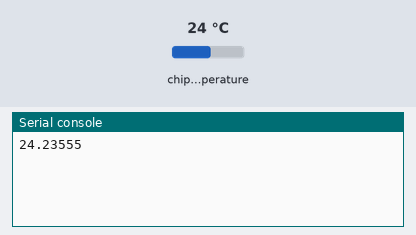
The program below on a simulated Raspberry Pi Pico running MicroPython. Shown: the last lines printed to the serial console. The inputs (shaded band) are chosen by the test bench; at power-on: chip temperature 24 °C.

Above: at 1.2 s.
1.3 s: chip temperature set to 1 °C
At 2.4 s:
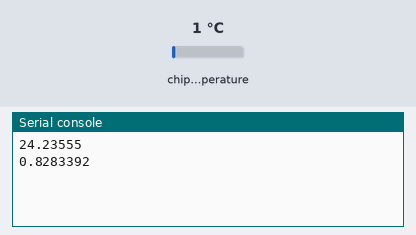
4.0 s: chip temperature set to 11 °C
At 5.1 s:
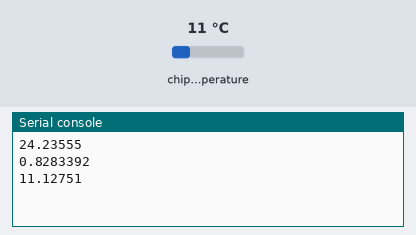
Timing chart, 0 to 7.0 s (numbered marks = the images above; inputs shaded):
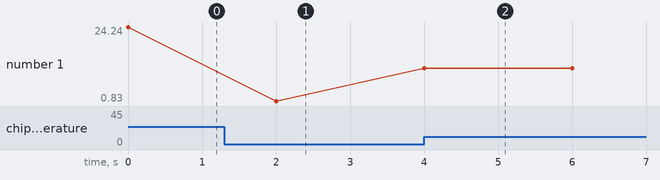

Measured:
- after the input at 1.3 s, the serial console: prints a new line after 0.70 s (image 1)
- after the input at 4.0 s, the serial console: prints a new line at once (image 2)
- plotted number 1: 24.24 → 0.83 after the input at 1.3 s, 0.83 → 11.13 after the input at 4.0 s

The program:

Temp.py
```python
from machine import ADC
import time

ts = ADC(4)
cfactor = 3.3 / (65535)

while True:
    value = ts.read_u16() * cfactor
    temperature = 27 - (value - 0.706)/0.001721
    print(temperature)
    time.sleep(2)
```
